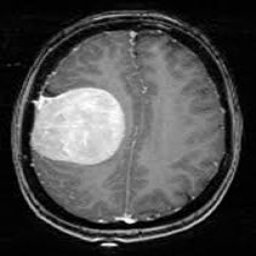
%> input picture gborfilter/gborfilter/1.jpg, 256 x 256 px
$ octave codeb.m   (GNU Octave 9; MATLAB toolbox functions it lacks are replaced by stand-ins)
%> lines starting %> are read from the running program, lines starting %| are printed output that depends on the picture; in (x1, y1, x2, y2) boxes, pixels count from 0 and x2, y2 are one past the last pixel; in counts of white or black regions, pixels touching at a corner belong together; the program's own positions count from 1
close all;
clear all;
clc;

img=imread('1.jpg');
%> img is the input picture: size 256x256x3 uint8; min 0, max 255, mean 75.6
bw=im2bw(img,0.7);
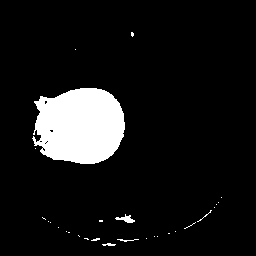
%> bw: size 256x256 logical; 8.9% white; 28 white regions (23 under 20 px), largest, box (x1, y1, x2, y2) and area: (32, 88, 125, 164) 5608, (115, 214, 135, 223) 82, (117, 239, 139, 242) 28, (102, 243, 116, 246) 28, (197, 210, 212, 222) 20
label=bwlabel(bw);
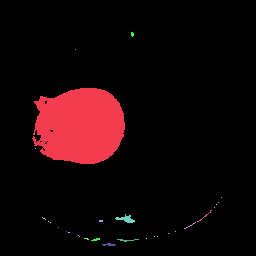
%> label: size 256x256 double; 29 distinct labels, from 0 to 28; one colour per label, 0 black
stats=regionprops(label,'Solidity','Area');
%> stats = 28 regions; largest, Area and Solidity: 5608 0.94, 82 0.689, 28 0.824, 28 0.596, 20 0.526
density=[stats.Solidity];
%> density = 28 values, max 1 at index 2, min 0.526 at index 24, mean 0.911
area=[stats.Area];
%> area = 28 values, max 5608 at index 1, min 1 at index 2, mean 208.8
high_dense_area=density>0.5;
%> high_dense_area = 28 logical values, 28 true
max_area=max(area(high_dense_area));
%> max_area = 5608
tumor_label=find(area==max_area);
%> tumor_label = 1
tumor=ismember(label,tumor_label);
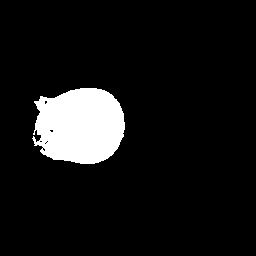
%> tumor: size 256x256 logical; 8.6% white; 1 white region, box (x1, y1, x2, y2) and area: (32, 88, 125, 164) 5608
se=strel('square',5);
tumor=imdilate(tumor,se);
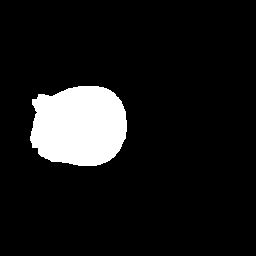
%> tumor: size 256x256 logical; 9.8% white; 1 white region, box (x1, y1, x2, y2) and area: (30, 86, 127, 166) 6404
figure(2);
subplot(1,3,1);
imshow(img,[]);
title('Brain');

subplot(1,3,2);
imshow(tumor,[]);
title('Tumor Alone');
[B,L]=bwboundaries(tumor,'noholes');
%> B = 1 boundary; box (x1, y1, x2, y2) and points: (30, 86, 127, 166) 285
subplot(1,3,3);
imshow(img,[]);
hold on
for i=1:length(B)
    plot(B{i}(:,2),B{i}(:,1), 'y' ,'linewidth',1.45);
end
%> this loop made 1 pass

title('Detected Tumor');
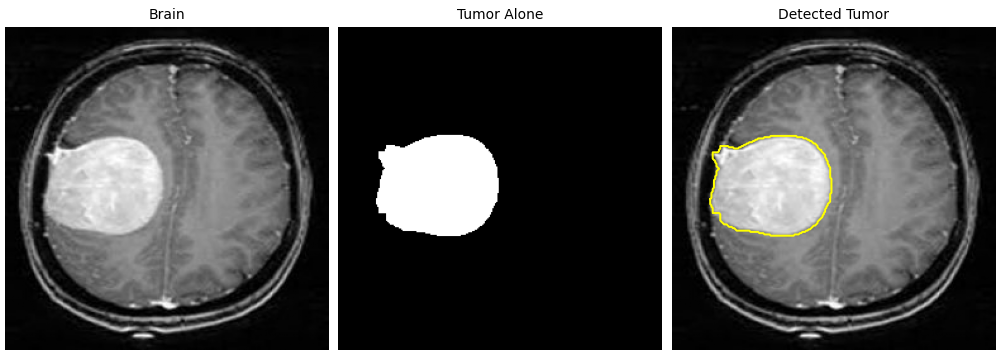
%> figure redrawn from the program's plot data, 3 panels
hold off;
